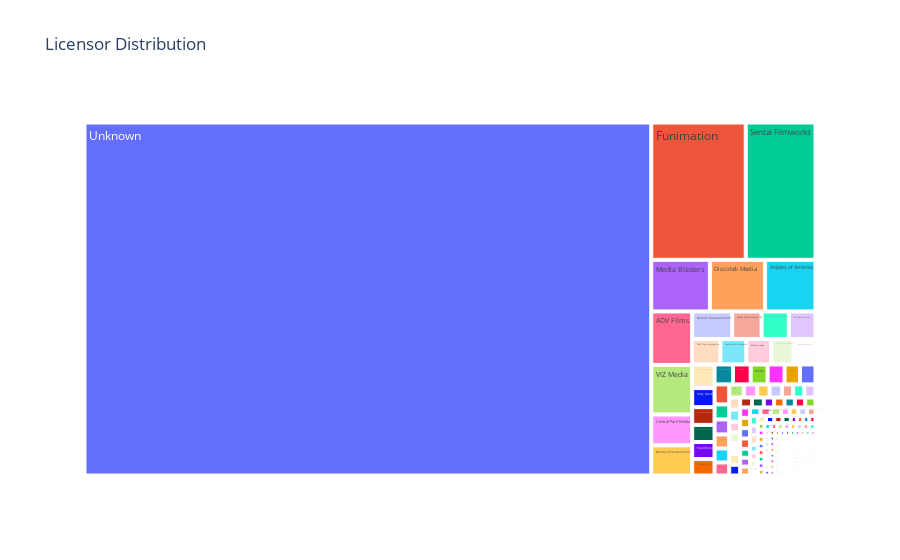

The code cell stored with this chart in its notebook:
### Code cell
fig = px.treemap(licensor_df, path=['Licensors'], values='count', title="Licensor Distribution")
fig.show()

### Figure 1 — Plotly figure (JSON) as saved in the notebook; plotly's stock layout.template omitted (floating-point values rounded to 4 significant figures; data arrays with more than 128 entries replaced by an {"elided": "..."} marker saying what was removed)
{"data": [{"branchvalues": "total", "domain": {"x": [0, 1], "y": [0, 1]}, "hovertemplate": "labels=%{label}<br>count=%{value}<br>parent=%{parent}<br>id=%{id}<extra></extra>", "ids": {"elided": "231 str values"}, "labels": {"elided": "231 str values"}, "name": "", "parents": {"elided": "231 str values"}, "type": "treemap", "values": {"elided": "231 float values"}}], "layout": {"legend": {"tracegroupgap": 0}, "title": {"text": "Licensor Distribution"}}}
